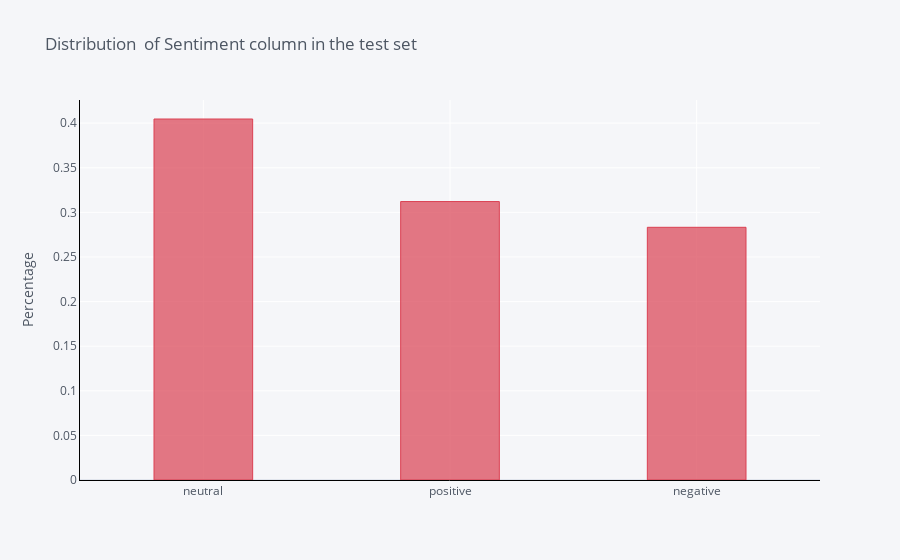

The code cell stored with this chart in its notebook:
### Markdown cell above
It would be interesting to see if the distribution is also same in the test set.

### Code cell
test['sentiment'].value_counts(normalize=True).iplot(kind='bar',
                                                      yTitle='Percentage', 
                                                      linecolor='black', 
                                                      opacity=0.7,
                                                      color='red',
                                                      theme='pearl',
                                                      bargap=0.6,
                                                      gridcolor='white',
                                                      title='Distribution  of Sentiment column in the test set')

### Figure 1 — Plotly figure (JSON) as saved in the notebook; plotly's stock layout.template omitted (floating-point values rounded to 4 significant figures)
{"data": [{"marker": {"color": "rgba(219, 64, 82, 0.7)", "line": {"color": "rgba(219, 64, 82, 1.0)", "width": 1}}, "name": "proportion", "orientation": "v", "text": "", "type": "bar", "x": ["neutral", "positive", "negative"], "y": [0.4046, 0.3121, 0.2832]}], "layout": {"bargap": 0.6, "legend": {"bgcolor": "#F5F6F9", "font": {"color": "#4D5663"}}, "paper_bgcolor": "#F5F6F9", "plot_bgcolor": "#F5F6F9", "title": {"font": {"color": "#4D5663"}, "text": "Distribution  of Sentiment column in the test set"}, "xaxis": {"gridcolor": "white", "linecolor": "black", "showgrid": true, "tickfont": {"color": "#4D5663"}, "title": {"font": {"color": "#4D5663"}, "text": ""}, "zerolinecolor": "#E1E5ED"}, "yaxis": {"gridcolor": "white", "linecolor": "black", "showgrid": true, "tickfont": {"color": "#4D5663"}, "title": {"font": {"color": "#4D5663"}, "text": "Percentage"}, "zerolinecolor": "#E1E5ED"}}}
